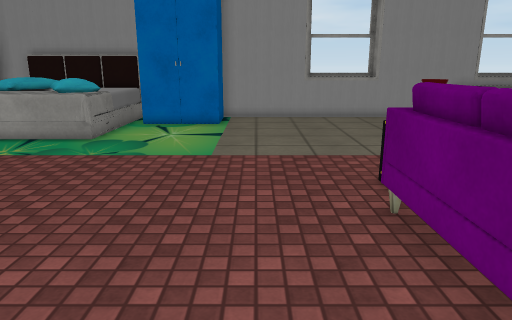
View 1 (above)

22 first-person views from a walk through a 3-D level made in the Unity game engine. The camera is 1.4 m above the floor, tilts 14° down and sees 70° across. Doors are open. The floor is counted in squares, 0.5 m on a side. Each view is taken from the middle of a square. On the plan, view 1 faces up. The plan holds only what a view shows up to about 20 squares ahead; the rest is blank. The player is left out. Some animated figures are not drawn. Some surface patterns are stand-ins.

View 2
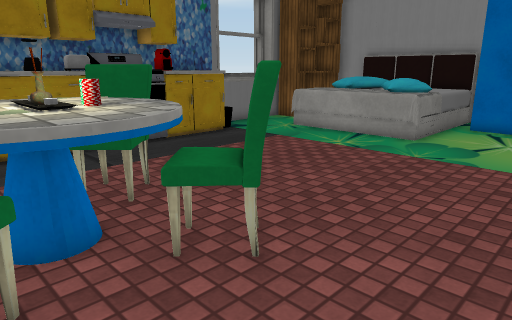

View 3
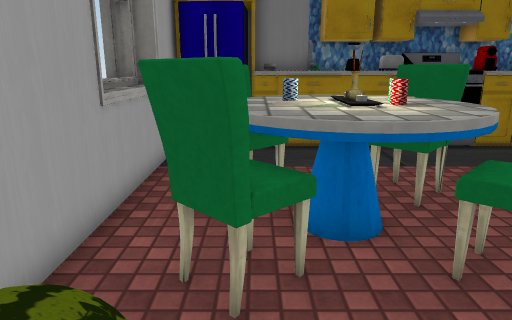

View 4
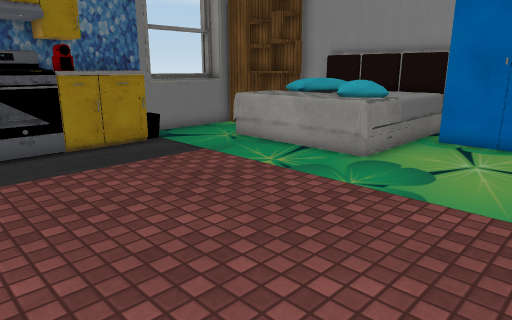

View 5
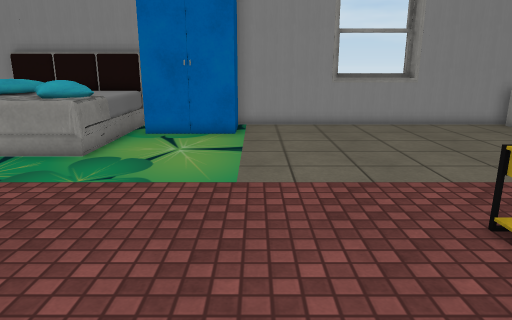

View 6
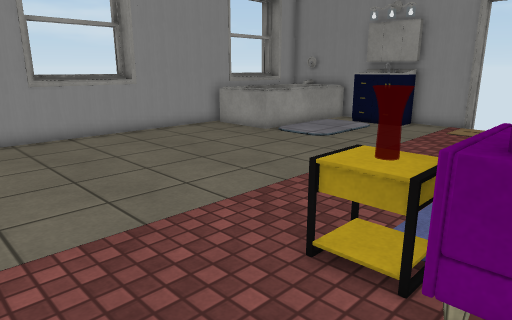

View 7
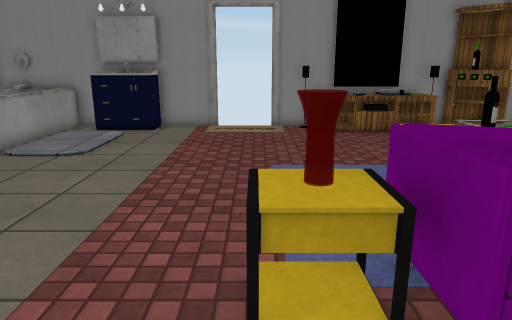

View 8
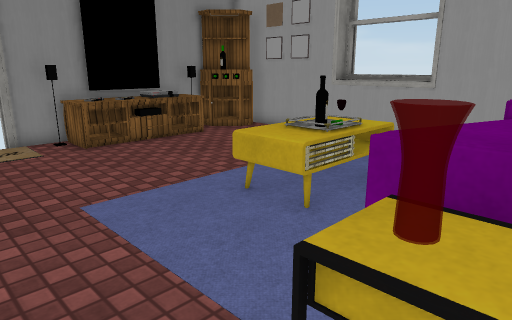

View 9
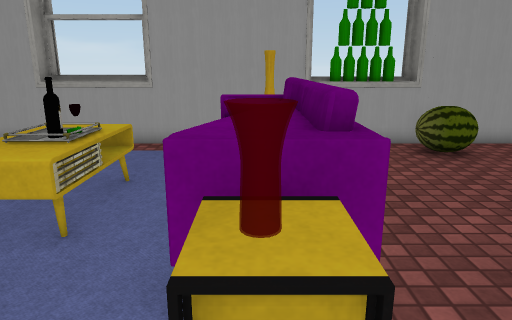

View 10
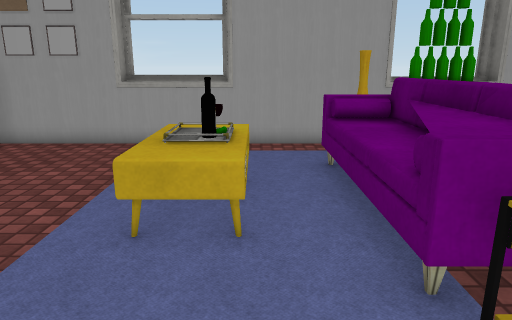

View 11
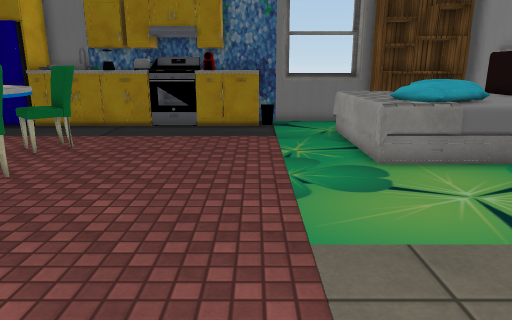

View 12
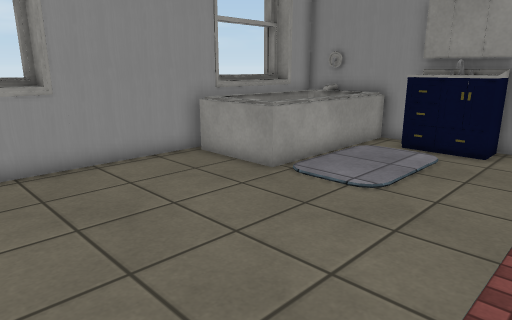

View 13
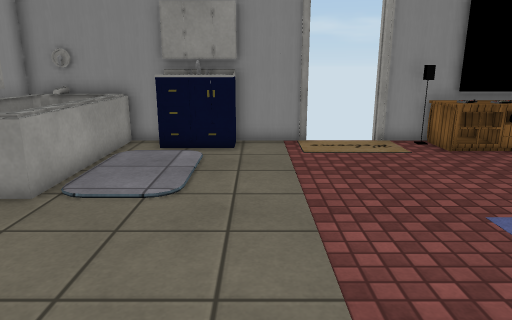

View 14
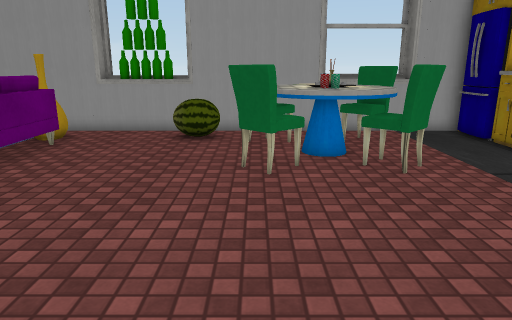

View 15
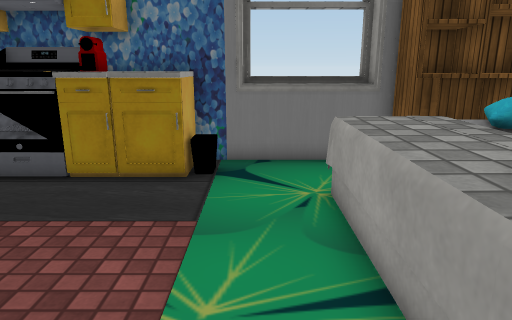

View 16
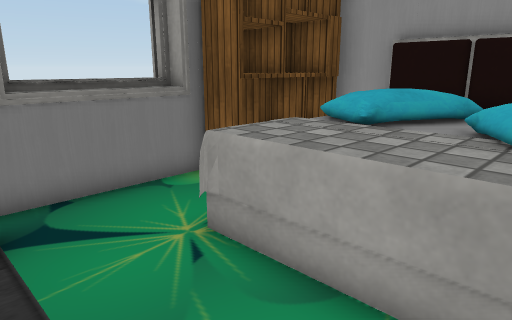

View 17
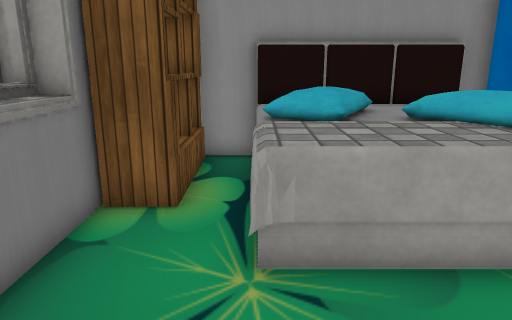

View 18
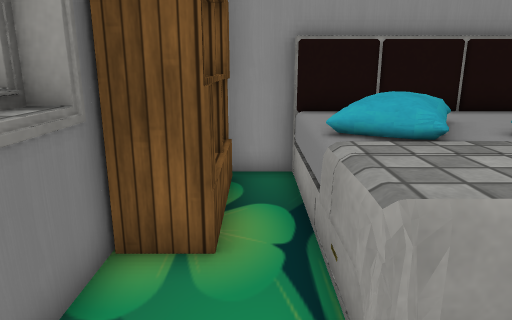

View 19
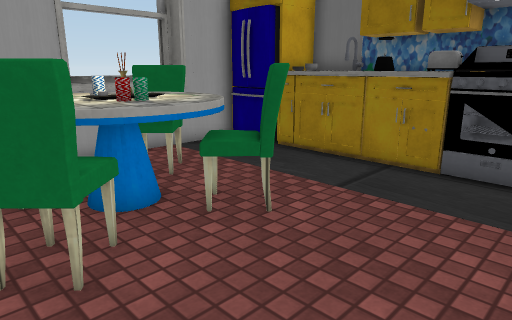

View 20
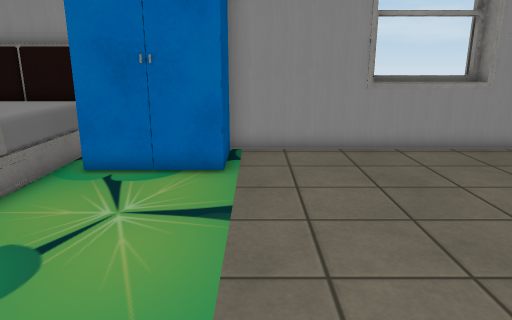

View 21
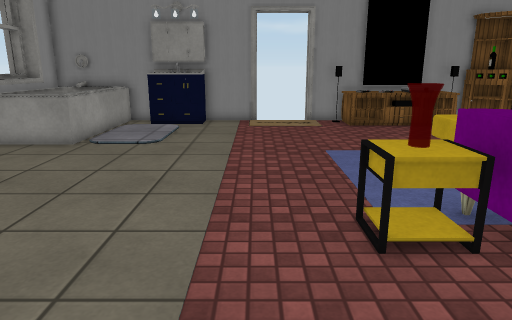

View 22
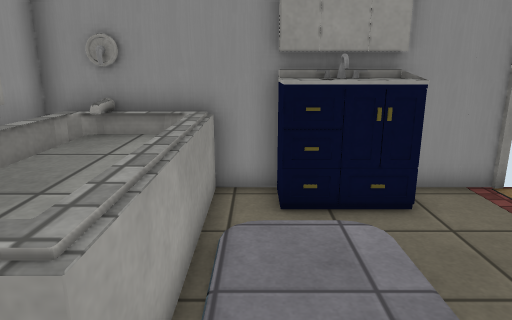

### Floor plan
Key: @ floor where view 1 was taken; # wall or solid block; . floor; D open door; = window, fence, low wall or low ledge; ^ raised ledge; B bed; T table; S sofa; E stove; C chair; F fridge; A cabinet; H shelf; U bathtub; L bottle; G vase; O other object.
Columns run from 17 left of view 1 to 19 right of it. Each row starts with its distance up from view 1.
 23                     #####     #   #
 22  ###########   ######===#############
 21  HH.BBBBBBB#   #.............UUUUUUU#
 20  HH.BBBBBBB#   #.............U^^^^^O#
 19  HH.BBBBBBB#####.............UU^^^^U#
 18  HH.BBBBBBB..................########
 17 #HH.BBBBBBB........................##
 16 #=..BBBBBBB.......................O##
 15 #=..BBBBBBB.......................O##
 14 #=................................O##
 13 #=................................. #
 12 ##.................................##
 11  ^^^...............................DD
 10  ^^^.............................. DD
  9  #O^................TTO........... DD
  8  #E#................T T     .......##
  7  EEE................SSS     .......O#
  6  EEE................SSS  TT .....TTT#
  5  #O^....C...C.......SSS TTT .....TTO#
  4  #O^...CC#^CCC......SSS TLT .....TTO#
  3  #^^...C#O^CC.......SSS TOT .....TOO#
  2  #^^....OOO^^.......SSS TTT .....TOO#
  1  #O^....^OOO^.......SSS     .....TTT#
  0  #O#...CC^O^CC...@..GGS     .......A#
 -1   FF...CC..CC.OO....GG       .....AA#
 -2    F..........OO....= ....   ....AAA
 -3   A###==##################===#######
 -4      #####     #^^^#     #####

Positions as (right, up) in squares from view 1, and headings:
1: (0, 0), facing up
2: (-1, 0), facing up-left
3: (-1, 0), facing left
4: (-1, 4), facing up-left
5: (-1, 3), facing up
6: (-1, 6), facing up-right
7: (0, 9), facing right
8: (3, 11), facing down-right
9: (4, 11), facing down
10: (7, 11), facing down
11: (4, 11), facing left
12: (4, 11), facing up-right
13: (4, 13), facing right
14: (-5, 14), facing down
15: (-5, 13), facing left
16: (-8, 11), facing up-left
17: (-13, 10), facing up
18: (-14, 12), facing up
19: (-4, 9), facing down-left
20: (-1, 9), facing up
21: (-2, 11), facing right
22: (10, 17), facing right
